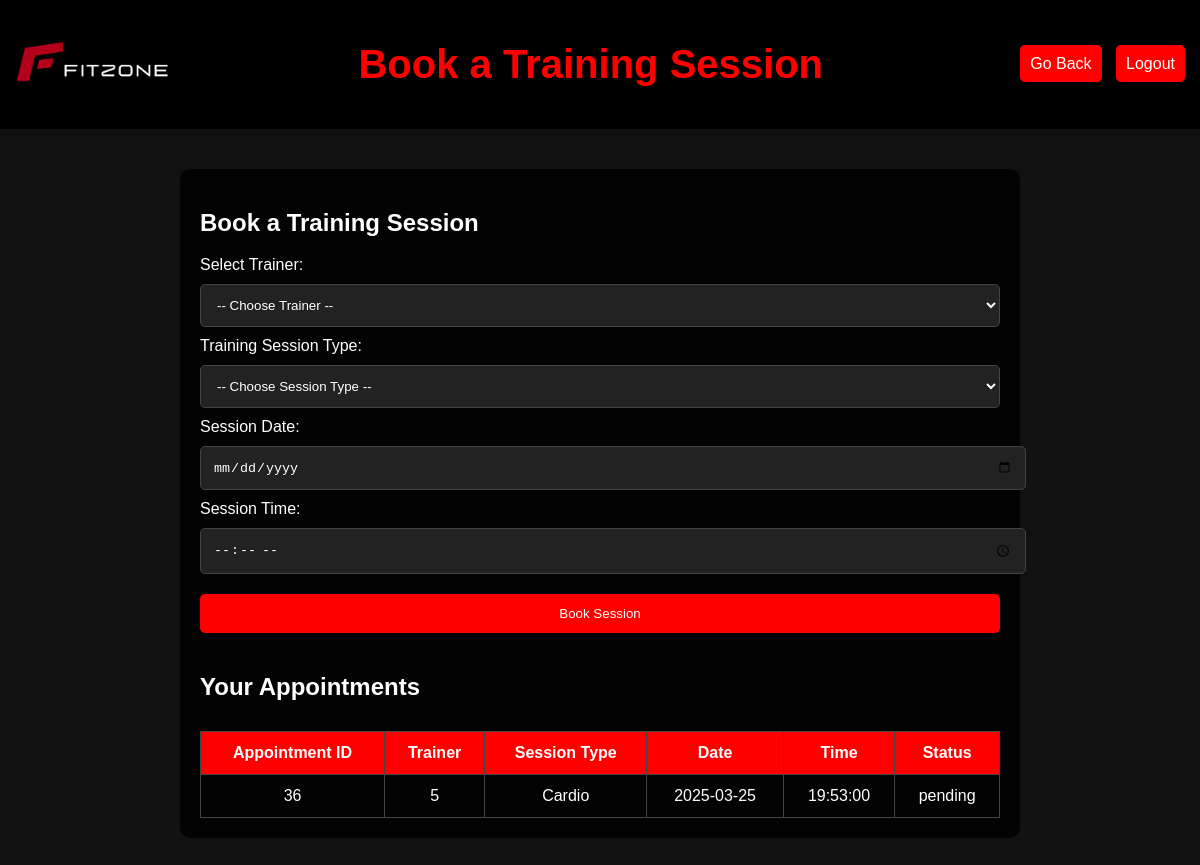
/includes/appointment.php (signed in), run on the app's committed database.
### tables this page shows
CREATE TABLE `appointments` (
  `id` int(11) NOT NULL,
  `user_id` int(11) NOT NULL,
  `trainer_id` int(11) NOT NULL,
  `name` varchar(255) NOT NULL,
  `email` varchar(255) NOT NULL,
  `session_type` varchar(255) NOT NULL,
  `appointment_date` date NOT NULL,
  `appointment_time` time NOT NULL,
  `status` enum('pending','confirmed','cancelled') NOT NULL,
  `created_at` datetime NOT NULL DEFAULT CURRENT_TIMESTAMP
);

### includes/appointment.php (the view, shortened to what this page needs)
<?php
include('dbconnect.php');
$user_id = $_SESSION['user_id'];
$appointments_query = mysqli_query($conn, "SELECT * FROM appointments WHERE user_id = $user_id");
?>
<!DOCTYPE html>
<html lang="en">
<head>
</head>
<body>
<header>
    <div class="logo">
        <img src="../image/logo.png" alt="FitZone Logo">
    </div>
    <h1>Book a Training Session</h1>
    <div class="nav-links">
        <a href="user/user_dashboard.php">Go Back</a>
        <a href="logout.php">Logout</a>
    </div>
</header>
<div class="container">
    <div class="form-section">
        <h2>Book a Training Session</h2>
        <form action="" method="POST">
            <label for="trainer">Select Trainer:</label>
            <select id="trainer" name="trainer_id" required>
                <option value="">-- Choose Trainer --</option>
            </select>
            <label for="session_type">Training Session Type:</label>
            <select id="session_type" name="session_type" required>
                <option value="">-- Choose Session Type --</option>
            </select>
            <label for="session_date">Session Date:</label>
            <input type="date" id="session_date" name="session_date" required>
            <label for="session_time">Session Time:</label>
            <input type="time" id="session_time" name="session_time" required>
            <button type="submit" name="book_session">Book Session</button>
        </form>
    </div>
    <h2>Your Appointments</h2>
    <table class="appointments-table">
        <tr>
            <th>Appointment ID</th>
            <th>Trainer</th>
            <th>Session Type</th>
            <th>Date</th>
            <th>Time</th>
            <th>Status</th>
        </tr>
        <?php while ($appointment = mysqli_fetch_assoc($appointments_query)): ?>
        <tr>
            <td><?= $appointment['id']; ?></td>
            <td><?= $appointment['trainer_id']; ?></td>
            <td><?= $appointment['session_type']; ?></td>
            <td><?= $appointment['appointment_date']; ?></td>
            <td><?= $appointment['appointment_time']; ?></td>
            <td><?= $appointment['status']; ?></td>
        </tr>
        <?php endwhile; ?>
    </table>
</div>
</body>
</html>

### includes/appointment.php (style rules this page uses)
body { font-family: Arial, sans-serif; background-color: #111; color: white; margin: 0; padding: 0; }
header { background-color: #000; color: white; padding: 15px; display: flex; justify-content: space-between; align-items: center; }
header img { height: 50px; }
header h1 { color: red; font-size: 2.5em; }
.nav-links a { color: white; padding: 10px; text-decoration: none; background-color: red; border-radius: 5px; margin-left: 10px; }
.container { padding: 20px; max-width: 800px; margin: 40px auto; background-color: rgba(0, 0, 0, 0.8); border-radius: 10px; }
.form-section { margin-bottom: 30px; }
.form-section input, .form-section select, .form-section button { width: 100%; padding: 12px; margin: 10px 0; border-radius: 5px; background-color: #222; color: white; border: 1px solid #444; }
.form-section button { background-color: red; border: none; }
.appointments-table { width: 100%; border-collapse: collapse; margin-top: 30px; }
th, td { padding: 12px; text-align: center; border: 1px solid #444; }
th { background-color: red; }
td { color: white; }

### data on the page
appointments: id "36", trainer "5", session_type "Cardio", appointment_date "2025-03-25", appointment_time "19:53:00", status "pending"
